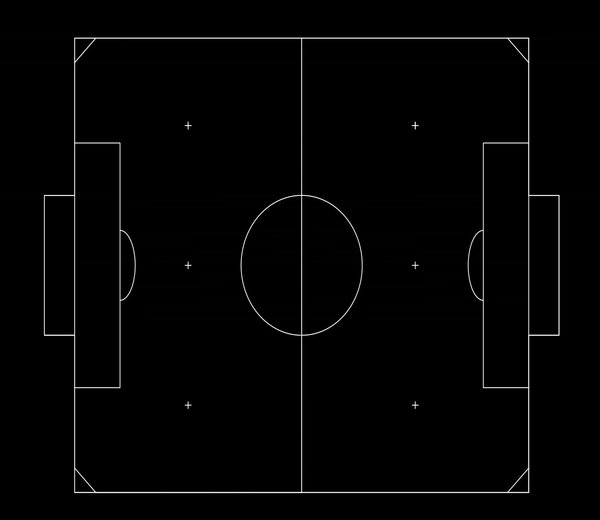
#> input picture vision/tests/vsss-field-600x520.jpg, 600 x 520 px
$ python plottest.py
#> lines starting #> are read from the running program, lines starting #| are printed output that depends on the picture
### vision/tests/plotter.py
import cv2 as cv
import math
import numpy as np


class Plotter():

	"""class constructor using a .jpg image as background"""
	def __init__(self, field):
#> called with field = 'vsss-field-600x520.jpg'
		self.field = cv.imread(field, 1)
#> self.field is the input picture: shape (520, 600, 3); min 0, max 249, mean 3.4


	"""plot an orange 7 pixels radius circle as the ball"""
	def plot_ball(self, ball_center, color):

#> called with ball_center = (340, 260)
		cv.circle(self.field, ball_center, 7, color, -1)


	"""plots all contours from all robots of a designed color given as parameter"""
	def plot_robots(self,robots_contours, color):

		cv.drawContours(self.field, robots_contours, -1, color, -1)


	"""load a whole new clean arena without any contour in it"""
	def clean(self):
		self.field = cv.imread('vsss-field-600x520.jpg',1)

### vision/tests/plottest.py
import plotter as plt
import cv2 as cv
import numpy as np
import time

diff = 30
ball = (340, 260)
blue_1 = 300
blue_2 = 100
contours = [np.array([(blue_1,blue_1),(blue_1,blue_1+diff),(blue_1+diff,blue_1+diff),(blue_1+diff,blue_1)]), np.array([(blue_2,blue_2),(blue_2,blue_2+diff),(blue_2+diff,blue_2+diff),(blue_2+diff,blue_2)])]
contours2 = [np.array([(110,420),(110,420+diff),(110+diff,420+diff),(110+diff,420)])]

blue = [255,0,0]
yellow = [0,255,255]
orange = [0,blue_2,255]

if __name__ == '__main__':

	plot = plt.Plotter('vsss-field-600x520.jpg')

	while 1:

		plot.plot_ball(ball, orange)
		plot.plot_robots(contours, blue)

		plot.plot_robots(contours2, yellow)
#> in plot_robots (call 2), `cv.drawContours(self.field, robots_contours, -1, color, -1)`:
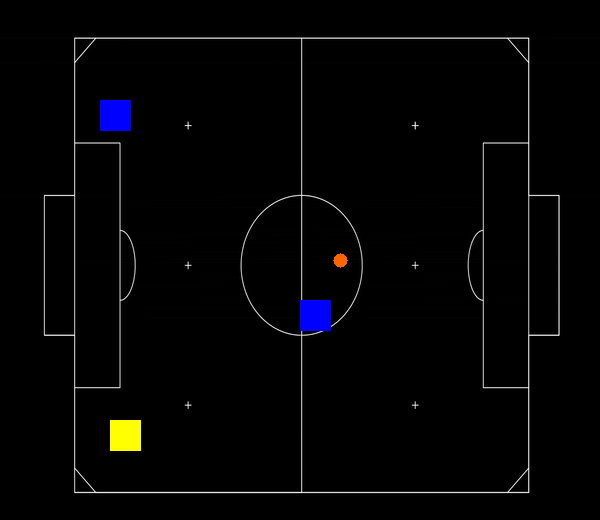
#> self.field: shape (520, 600, 3); mean B, G, R 4.9, 4.2, 4.3

		cv.imshow('test', plot.field)


		blue_1 = blue_1 + 1
		blue_2 = blue_2 + 1
		contours = [np.array([(blue_1,blue_1),(blue_1,blue_1+diff),(blue_1+diff,blue_1+diff),(blue_1+diff,blue_1)]), np.array([(blue_2,blue_2),(blue_2,blue_2+diff),(blue_2+diff,blue_2+diff),(blue_2+diff,blue_2)])]

		plot.clean()

		time.sleep(0.016)

		k = cv.waitKey(1) & 0xFF
#> (key q is pressed here)
		if k == ord('q'):
			break

$ run again, with vision/tests/frame.png saved as vision/tests/vsss-field-600x520.jpg
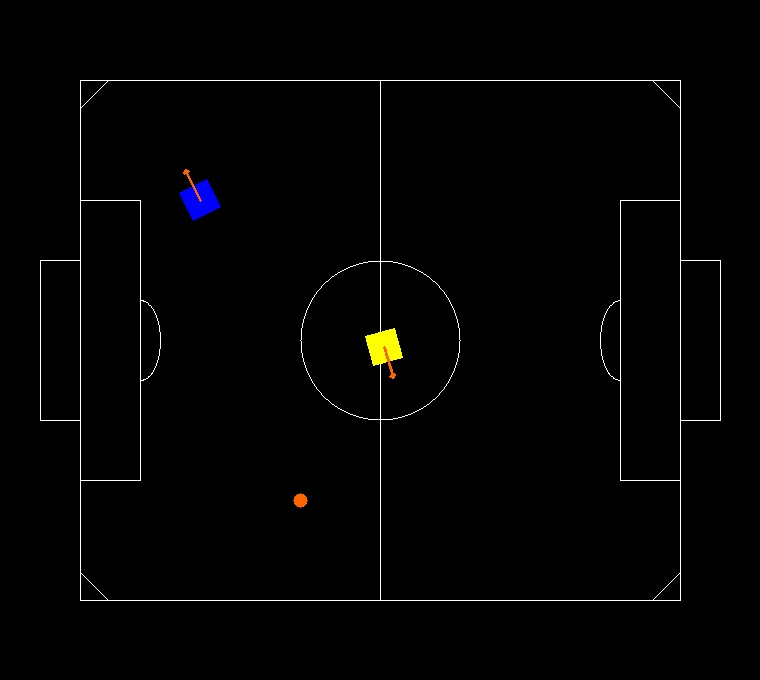
#> input picture vision/tests/frame.png, 760 x 680 px
#> in __init__, self.field is the input picture: shape (680, 760, 3); mean B, G, R 2.9, 2.9, 3
#> in plot_robots (call 2), `cv.drawContours(self.field, robots_contours, -1, color, -1)`:
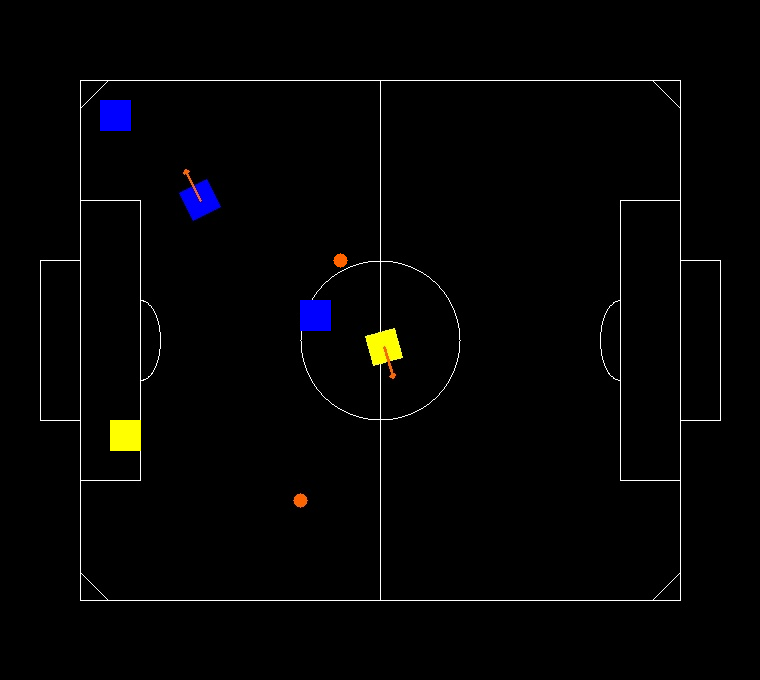
#> self.field: shape (680, 760, 3); mean B, G, R 3.8, 3.4, 3.5

$ run again, with vision/tests/frame2.png saved as vision/tests/vsss-field-600x520.jpg
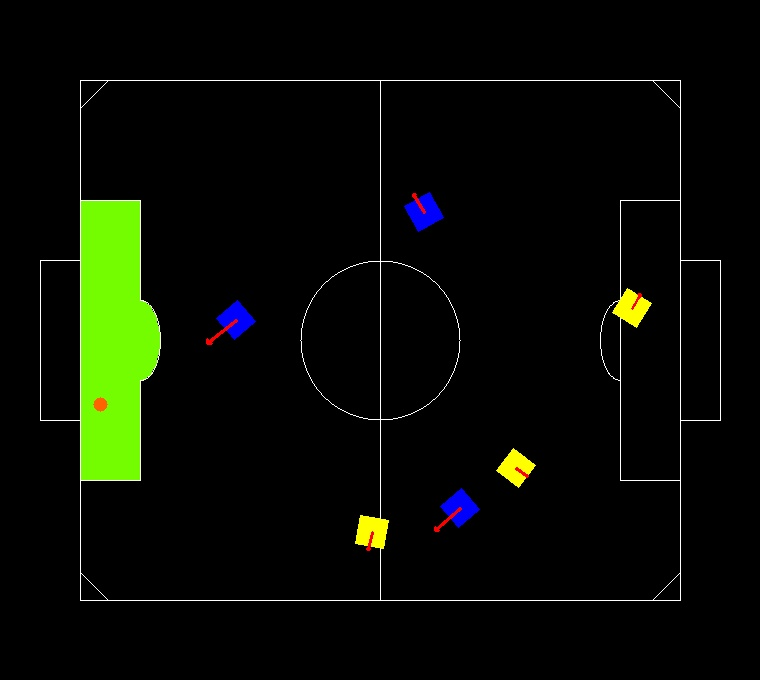
#> input picture vision/tests/frame2.png, 760 x 680 px
#> in __init__, self.field is the input picture: shape (680, 760, 3); mean B, G, R 3.6, 12.1, 7.8
#> in plot_robots (call 2), `cv.drawContours(self.field, robots_contours, -1, color, -1)`:
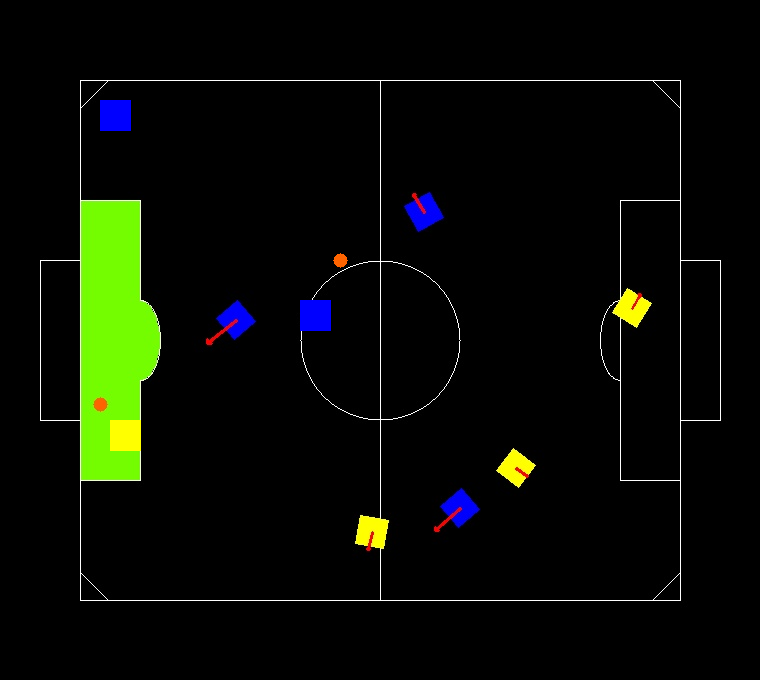
#> self.field: shape (680, 760, 3); mean B, G, R 4.5, 12.1, 8.1
